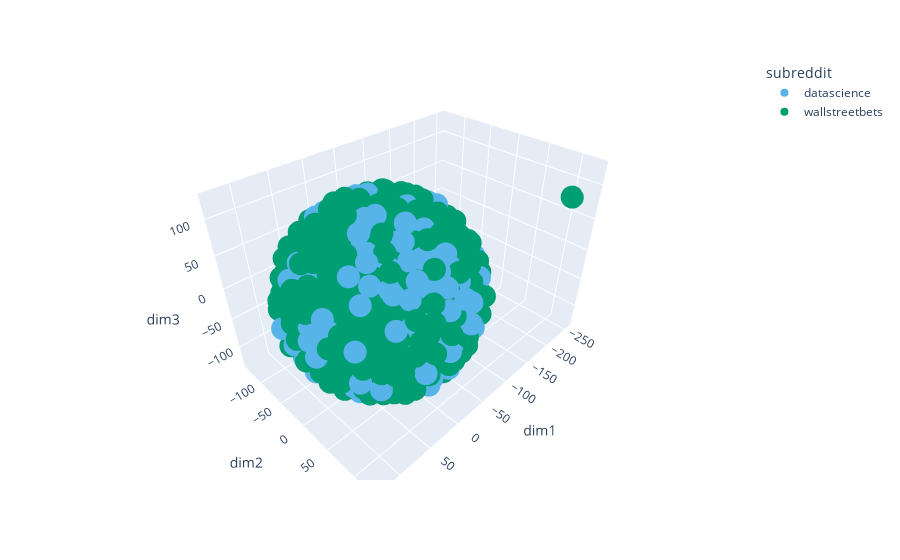

Notebook code cell kept with this figure:
### Code cell
tsne_vizinter(df, 3, stop='english')

### Figure 1 — Plotly figure (JSON) as saved in the notebook; plotly's stock layout.template omitted (floating-point values rounded to 4 significant figures; data arrays with more than 128 entries replaced by an {"elided": "..."} marker saying what was removed)
{"data": [{"hovertemplate": "subreddit=datascience<br>dim1=%{x}<br>dim2=%{y}<br>dim3=%{z}<extra></extra>", "legendgroup": "datascience", "marker": {"color": "#56B4E9", "symbol": "circle"}, "mode": "markers", "name": "datascience", "scene": "scene", "showlegend": true, "type": "scatter3d", "x": {"elided": "859 float values"}, "y": {"elided": "859 float values"}, "z": {"elided": "859 float values"}}, {"hovertemplate": "subreddit=wallstreetbets<br>dim1=%{x}<br>dim2=%{y}<br>dim3=%{z}<extra></extra>", "legendgroup": "wallstreetbets", "marker": {"color": "#009E73", "symbol": "circle"}, "mode": "markers", "name": "wallstreetbets", "scene": "scene", "showlegend": true, "type": "scatter3d", "x": {"elided": "733 float values"}, "y": {"elided": "733 float values"}, "z": {"elided": "733 float values"}}], "layout": {"legend": {"title": {"text": "subreddit"}, "tracegroupgap": 0}, "margin": {"t": 60}, "scene": {"domain": {"x": [0, 1], "y": [0, 1]}, "xaxis": {"title": {"text": "dim1"}}, "yaxis": {"title": {"text": "dim2"}}, "zaxis": {"title": {"text": "dim3"}}}}}
